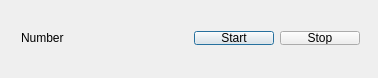
<?xml version="1.0" encoding="UTF-8"?>
<ui version="4.0">
 <class>Dialog</class>
 <widget class="QDialog" name="Dialog">
  <property name="geometry">
   <rect>
    <x>0</x>
    <y>0</y>
    <width>378</width>
    <height>78</height>
   </rect>
  </property>
  <property name="windowTitle">
   <string>Dialog</string>
  </property>
  <widget class="QWidget" name="">
   <property name="geometry">
    <rect>
     <x>10</x>
     <y>20</y>
     <width>361</width>
     <height>36</height>
    </rect>
   </property>
   <layout class="QHBoxLayout" name="horizontalLayout_4">
    <item>
     <layout class="QHBoxLayout" name="horizontalLayout_3">
      <item>
       <widget class="QLabel" name="label">
        <property name="text">
         <string>Number</string>
        </property>
       </widget>
      </item>
      <item>
       <layout class="QHBoxLayout" name="horizontalLayout_2">
        <item>
         <layout class="QHBoxLayout" name="horizontalLayout">
          <item>
           <spacer name="horizontalSpacer">
            <property name="orientation">
             <enum>Qt::Horizontal</enum>
            </property>
            <property name="sizeHint" stdset="0">
             <size>
              <width>40</width>
              <height>20</height>
             </size>
            </property>
           </spacer>
          </item>
          <item>
           <widget class="QPushButton" name="pushButton_2">
            <property name="text">
             <string>Start</string>
            </property>
           </widget>
          </item>
         </layout>
        </item>
       </layout>
      </item>
     </layout>
    </item>
    <item>
     <widget class="QPushButton" name="pushButton">
      <property name="text">
       <string>Stop</string>
      </property>
     </widget>
    </item>
   </layout>
  </widget>
 </widget>
 <layoutdefault spacing="6" margin="11"/>
 <resources/>
 <connections/>
</ui>
